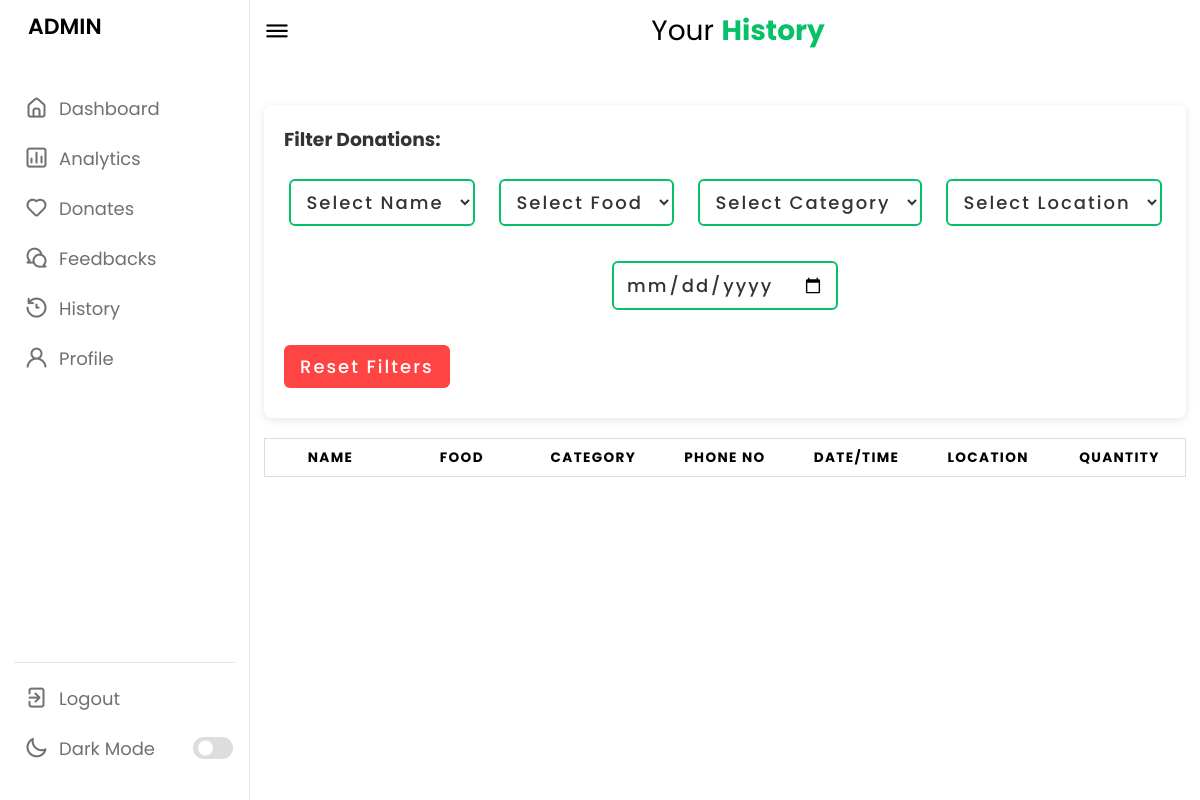
/admin/history.php (signed in), run on an earlier commit of the app's database.
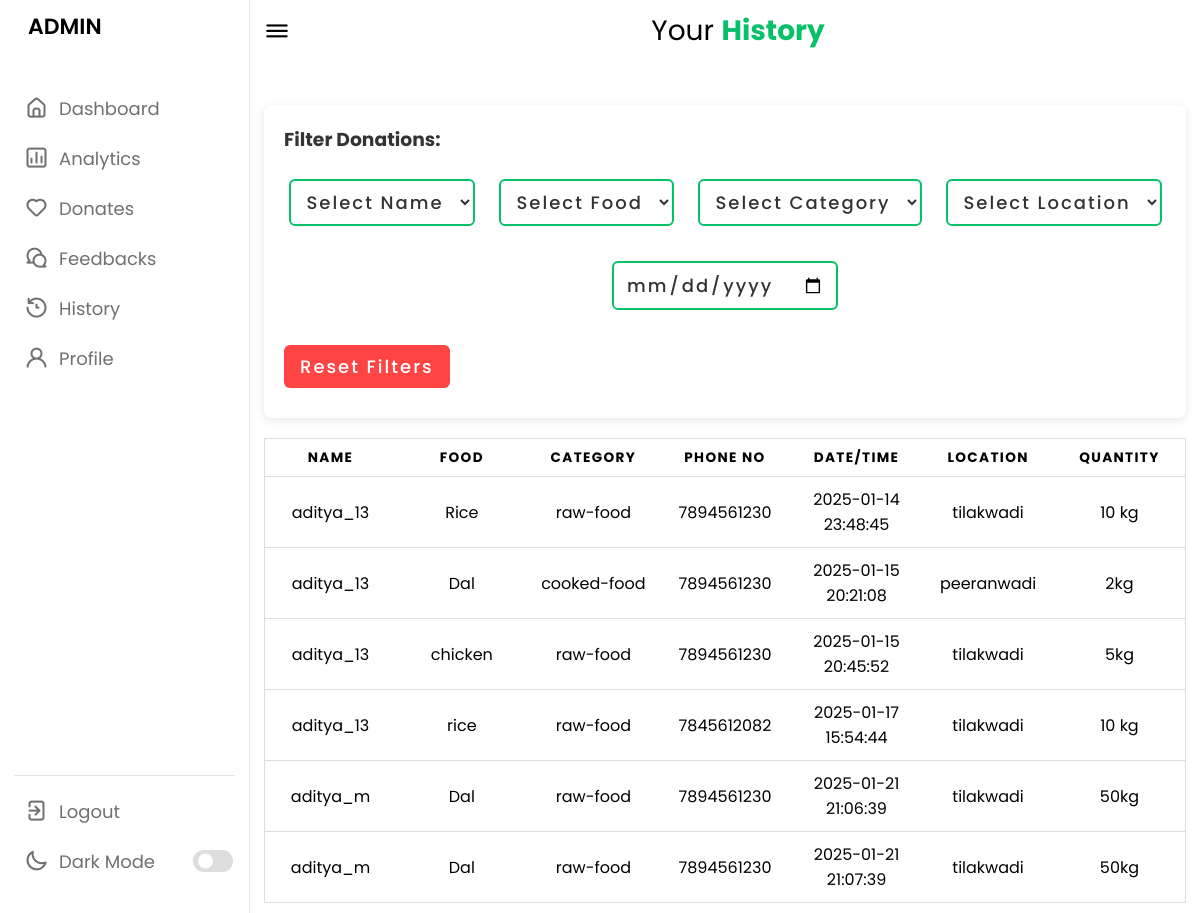
And on a later commit of the database.
### tables this page shows
CREATE TABLE `food_donations` (
  `Fid` int(11) NOT NULL,
  `name` varchar(50) NOT NULL,
  `email` varchar(60) NOT NULL,
  `food` varchar(50) NOT NULL,
  `type` text NOT NULL,
  `category` text NOT NULL,
  `quantity` text NOT NULL,
  `date` datetime DEFAULT current_timestamp(),
  `address` text NOT NULL,
  `location` varchar(50) NOT NULL,
  `phoneno` varchar(25) NOT NULL
);

### admin/history.php (the view, shortened to what the changed rows need)
<?php
include("connect.php");
$sql = "SELECT * FROM food_donations";
$result = mysqli_query($connection, $sql);
$data = array();
while ($row = mysqli_fetch_assoc($result)) {
    $data[] = $row;
}
?>
<!DOCTYPE html>
<html lang="en">
<head>
    <link rel="stylesheet" href="admin.css">
    <link rel="stylesheet" href="https://unicons.iconscout.com/release/v4.0.0/css/line.css">
</head>
<body>
    <section class="dashboard">
        <br>
        <br>
        <br>
        <div class="activity">
            <div class="table-container">
                <div class="table-wrapper">
                    <table class="table">
                        <thead>
                            <tr>
                                <th>Name</th>
                                <th>Food</th>
                                <th>Category</th>
                                <th>Phone No</th>
                                <th>Date/Time</th>
                                <th>Location</th>
                                <th>Quantity</th>
                            </tr>
                        </thead>
                        <tbody>
                            <?php
                            if (!empty($data)) {
                                foreach ($data as $row) {
                                    echo "<tr>
                                        <td data-label=\"name\">" . htmlspecialchars($row['name']) . "</td>
                                        <td data-label=\"food\">" . htmlspecialchars($row['food']) . "</td>
                                        <td data-label=\"category\">" . htmlspecialchars($row['category']) . "</td>
                                        <td data-label=\"phoneno\">" . htmlspecialchars($row['phoneno']) . "</td>
                                        <td data-label=\"date\">" . htmlspecialchars($row['date']) . "</td>
                                        <td data-label=\"Location\">" . htmlspecialchars($row['location']) . "</td>
                                        <td data-label=\"quantity\">" . htmlspecialchars($row['quantity']) . "</td>
                                    </tr>";
                                }
                            }
                            ?>
                        </tbody>
                    </table>
                </div>
            </div>
        </div>
    </section>
</body>
</html>

What changed in the data, as far as the page shows it:
added food_donations: name "aditya_13", food "Rice", category "raw-food", phoneno "7894561230", date "2025-01-14 23:48:45", location "tilakwadi", quantity "10 kg"
added food_donations: name "aditya_13", food "Dal", category "cooked-food", phoneno "7894561230", date "2025-01-15 20:21:08", location "peeranwadi", quantity "2kg"
added food_donations: name "aditya_13", food "chicken", category "raw-food", phoneno "7894561230", date "2025-01-15 20:45:52", location "tilakwadi", quantity "5kg"
added food_donations: name "aditya_13", food "rice", category "raw-food", phoneno "7845612082", date "2025-01-17 15:54:44", location "tilakwadi", quantity "10 kg"
added food_donations: name "aditya_m", food "Dal", category "raw-food", phoneno "7894561230", date "2025-01-21 21:06:39", location "tilakwadi", quantity "50kg"
added food_donations: name "aditya_m", food "Dal", category "raw-food", phoneno "7894561230", date "2025-01-21 21:07:39", location "tilakwadi", quantity "50kg"
